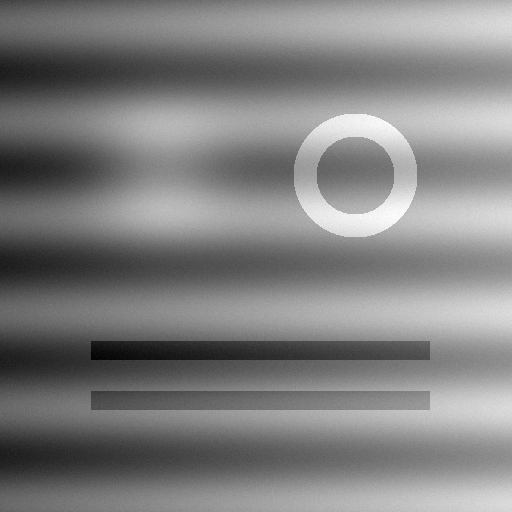
#> input picture figs/poisson_toy_reconstruction.png, 512 x 512 px
$ python toy_reconstruction.py
#> lines starting #> are read from the running program, lines starting #| are printed output that depends on the picture; long printed decimals are rounded
### utils.py
import numpy as np
import matplotlib
matplotlib.use("Agg")
import matplotlib.image as mpimg
import matplotlib.pyplot as plt
from dataclasses import dataclass
from typing import Optional, Tuple

def _read_grayscale_float64(img_path: str) -> np.ndarray:
    try:
        import cv2  # type: ignore

        img = cv2.imread(img_path, cv2.IMREAD_GRAYSCALE)
        if img is None:
            raise ValueError(f"Failed to read image: {img_path}")
        img_f = img.astype(np.float64)
        if img_f.max() > 1.0:
            img_f /= 255.0
        return np.clip(img_f, 0.0, 1.0)
    except Exception:
        img = mpimg.imread(img_path)
        if img.ndim == 3:
            img = img[..., 0]
        img_f = img.astype(np.float64)
        if img_f.max() > 1.0:
            img_f /= 255.0
        return np.clip(img_f, 0.0, 1.0)


# [395 lines left out: functions _read_color_float64, _read_mask_bool, naive_copy_paste, _crop_box_centered, _choose_zoom_centers, save_global_comparison and 7 more, not called in this run]


def _write_text(path: str, content: str, append: bool = True) -> None:
    mode = "a" if append else "w"
    with open(path, mode, encoding="utf-8") as f:
        f.write(content)


@dataclass
class BuildInfo:
    n_unknowns: int
    nnz: int
    build_time_s: float

### toy_reconstruction.py
import argparse
import math
import os
import time
from typing import Tuple

import numpy as np
import scipy.sparse as sp
from scipy.sparse.linalg import spsolve

import matplotlib

matplotlib.use("Agg")
import matplotlib.pyplot as plt

from utils import _read_grayscale_float64, _write_text


def _forward_gradients(s: np.ndarray) -> Tuple[np.ndarray, np.ndarray]:
    h, w = s.shape
    gx = s[:, 1:w] - s[:, 0 : w - 1]
    gy = s[1:h, :] - s[0 : h - 1, :]
    return gx, gy


def _divergence_backward(gx: np.ndarray, gy: np.ndarray) -> np.ndarray:
    h = gx.shape[0]
    w = gy.shape[1]
    div = np.zeros((h, w), dtype=np.float64)
    if h < 3 or w < 3:
        return div

    term_x = gx[1 : h - 1, 0 : w - 2] - gx[1 : h - 1, 1 : w - 1]
    term_y = gy[0 : h - 2, 1 : w - 1] - gy[1 : h - 1, 1 : w - 1]
    div[1 : h - 1, 1 : w - 1] = term_x + term_y
    return div


def toy_reconstruct(img_path: str, output_dir: str) -> dict:
    s = _read_grayscale_float64(img_path)
    h, w = s.shape
    n = h * w

    t_build0 = time.perf_counter()
    gx, gy = _forward_gradients(s)
    div_g = _divergence_backward(gx, gy)

    interior_count = max(h - 2, 0) * max(w - 2, 0)
    boundary_count = n - interior_count
    nnz = boundary_count + 5 * interior_count

    rows = np.empty(nnz, dtype=np.int32)
    cols = np.empty(nnz, dtype=np.int32)
    data = np.empty(nnz, dtype=np.float64)
    b = np.empty(n, dtype=np.float64)

    k = 0
    for y in range(h):
        base = y * w
        for x in range(w):
            i = base + x
            is_boundary = (y == 0) or (y == h - 1) or (x == 0) or (x == w - 1)
            if is_boundary:
                rows[k] = i
                cols[k] = i
                data[k] = 1.0
                k += 1
                b[i] = s[y, x]
                continue

            rows[k : k + 5] = i
            cols[k : k + 5] = np.array(
                [i, i - w, i + w, i - 1, i + 1], dtype=np.int32
            )
            data[k : k + 5] = np.array([4.0, -1.0, -1.0, -1.0, -1.0], dtype=np.float64)
            k += 5
            b[i] = div_g[y, x]

    if k != nnz:
        raise RuntimeError(f"nnz mismatch: filled={k}, expected={nnz}")

    a = sp.coo_matrix((data, (rows, cols)), shape=(n, n)).tocsr()
    build_time_s = float(time.perf_counter() - t_build0)

    t_solve0 = time.perf_counter()
    v = spsolve(a, b).astype(np.float64)
    solve_time_s = float(time.perf_counter() - t_solve0)
    v_img = v.reshape(h, w)

    diff = s - v_img
    mse = float(np.mean(diff * diff))
    if mse == 0.0:
        psnr = float("inf")
    else:
        psnr = float(10.0 * math.log10(1.0 / mse))
    max_abs_error = float(np.max(np.abs(diff)))

    os.makedirs(output_dir, exist_ok=True)

    fig, ax = plt.subplots(1, 1, figsize=(5, 5), dpi=150)
    ax.imshow(s, cmap="gray", vmin=0.0, vmax=1.0)
    ax.set_title("Original (Grayscale, 0–1)")
    ax.axis("off")
    fig.tight_layout()
    fig.savefig(os.path.join(output_dir, "original.png"), bbox_inches="tight")
    plt.close(fig)

    fig, ax = plt.subplots(1, 1, figsize=(5, 5), dpi=150)
    ax.imshow(np.clip(v_img, 0.0, 1.0), cmap="gray", vmin=0.0, vmax=1.0)
    ax.set_title("Reconstructed (Grayscale, 0–1)")
    ax.axis("off")
    fig.tight_layout()
    fig.savefig(os.path.join(output_dir, "reconstructed.png"), bbox_inches="tight")
    plt.close(fig)

    vmax_err = max(max_abs_error, 1e-12)
    fig, ax = plt.subplots(1, 1, figsize=(5.5, 5), dpi=150)
    im = ax.imshow(np.abs(diff), cmap="viridis", vmin=0.0, vmax=vmax_err)
    ax.set_title("Absolute Error (Normalized Intensity)")
    ax.axis("off")
    cbar = fig.colorbar(im, ax=ax, fraction=0.046, pad=0.04)
    cbar.set_label("Absolute error (0–1)")
    fig.tight_layout()
    fig.savefig(os.path.join(output_dir, "abs_error.png"), bbox_inches="tight")
    plt.close(fig)

    fig, axes = plt.subplots(1, 3, figsize=(15, 5), dpi=150)
    axes[0].imshow(s, cmap="gray", vmin=0.0, vmax=1.0)
    axes[0].set_title("Original (Grayscale, 0–1)")
    axes[0].axis("off")

    axes[1].imshow(np.clip(v_img, 0.0, 1.0), cmap="gray", vmin=0.0, vmax=1.0)
    axes[1].set_title("Reconstructed (Grayscale, 0–1)")
    axes[1].axis("off")

    im = axes[2].imshow(np.abs(diff), cmap="viridis", vmin=0.0, vmax=vmax_err)
    axes[2].set_title("Absolute Error (Normalized Intensity)")
    axes[2].axis("off")
    cbar = fig.colorbar(im, ax=axes[2], fraction=0.046, pad=0.04)
    cbar.set_label("Absolute error (0–1)")

    fig.tight_layout()
    fig.savefig(os.path.join(output_dir, "comparison.png"), bbox_inches="tight")
    plt.close(fig)

    summary = "Toy Reconstruction: N={n}, nnz(A)={nnz}, build_time_s={bt:.6f}, solve_time_s={st:.6f}".format(
        n=n, nnz=int(nnz), bt=build_time_s, st=solve_time_s
    )
    _write_text(os.path.join(output_dir, "runtime_summary.txt"), summary + "\n", append=True)

    return {
        "mse": mse,
        "psnr": psnr,
        "max_abs_error": max_abs_error,
        "height": h,
        "width": w,
        "n_unknowns": n,
        "nnz": int(nnz),
        "build_time_s": build_time_s,
        "solve_time_s": solve_time_s,
    }


def main() -> None:
    parser = argparse.ArgumentParser()
    parser.add_argument("--img_path", type=str, default="figs/poisson_toy_reconstruction.png")
    parser.add_argument("--output_dir", type=str, default="results/results_toy_reconstruction")
    args = parser.parse_args()

    metrics = toy_reconstruct(args.img_path, args.output_dir)
#> in _read_grayscale_float64, img is the input picture: shape (512, 512); min 0, max 255, mean 128.1
#> in _forward_gradients, `gx = s[:, 1:w] - s[:, 0 : w - 1]`:
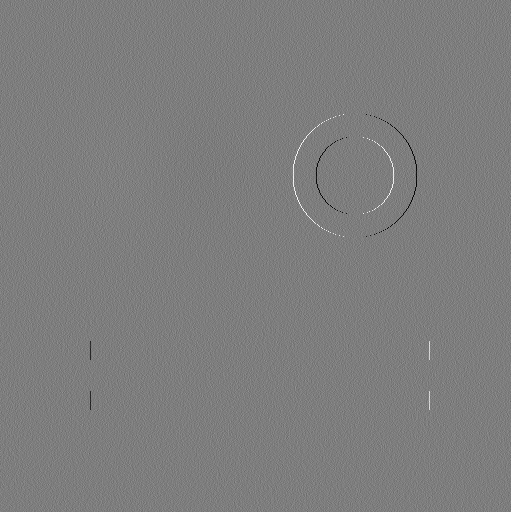
#> gx: shape (512, 511) float64; min -0.255, max 0.263, mean 0.000872; drawn with min black and max white
#> after the loop in toy_reconstruct, `for y in range(h):`: k = 1302544
#> in toy_reconstruct, `diff = s - v_img`:
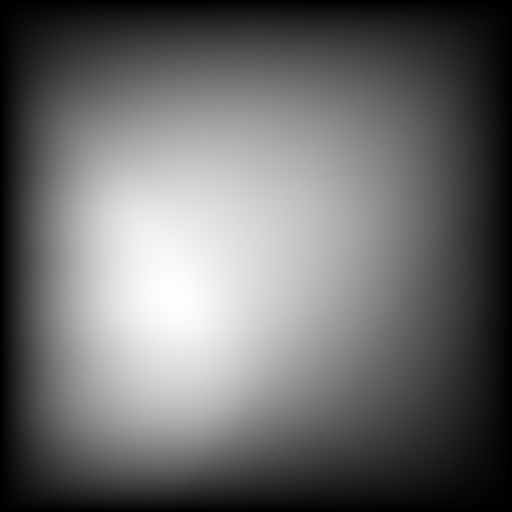
#> diff: shape (512, 512) float64; min 0, max 7.16e-13, mean 3.01e-13; drawn with min black and max white
#> in toy_reconstruct, `mse = float(np.mean(diff * diff))`: mse = 1.31e-25
#> in toy_reconstruct, `psnr = float(10.0 * math.log10(1.0 / mse))`: psnr = 248.8
#> in toy_reconstruct, `max_abs_error = float(np.max(np.abs(diff)))`: max_abs_error = 7.16e-13
#> in toy_reconstruct, `fig.savefig(os.path.join(output_dir, "reconstructed.png"), bbox_inches..`:
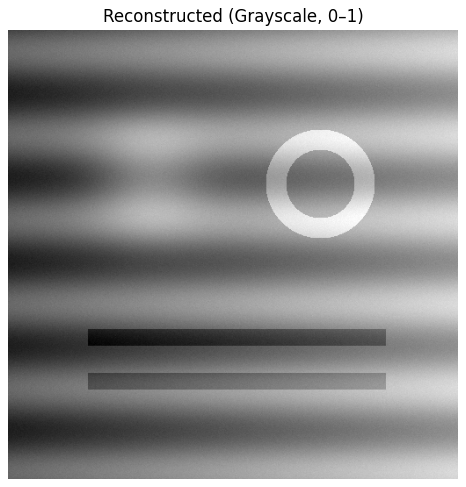
#> figure drawn by matplotlib, 1 panel
#> in toy_reconstruct, `vmax_err = max(max_abs_error, 1e-12)`: vmax_err = 1e-12
#> in toy_reconstruct, `fig.savefig(os.path.join(output_dir, "abs_error.png"), bbox_inches="ti..`:
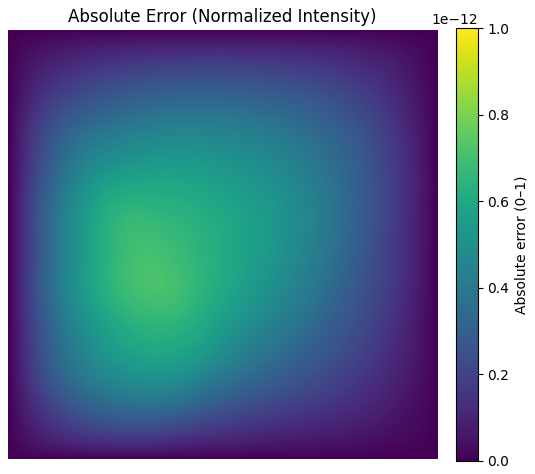
#> figure drawn by matplotlib, 2 panels
#> in toy_reconstruct, `fig.savefig(os.path.join(output_dir, "comparison.png"), bbox_inches="t..`:
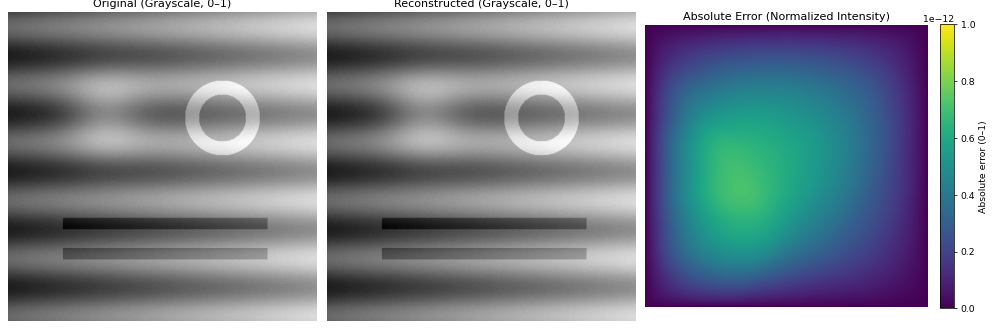
#> figure drawn by matplotlib, 4 panels
#> metrics = 9 items
    print(
        "MSE={mse:.16e}, PSNR={psnr}, MaxAbsError={mae:.16e}, H={h}, W={w}".format(
            mse=metrics["mse"],
            psnr=metrics["psnr"],
            mae=metrics["max_abs_error"],
            h=metrics["height"],
            w=metrics["width"],
        )
    )
#| MSE=1.3099762464239441e-25, PSNR=248.827, MaxAbsError=7.1592731742953220e-13, H=512, W=512
    print(
        "N={n}, nnz(A)={nnz}, build_time_s={bt:.6f}, solve_time_s={st:.6f}".format(
            n=metrics["n_unknowns"],
            nnz=metrics["nnz"],
            bt=metrics["build_time_s"],
            st=metrics["solve_time_s"],
        )
    )
#| N=262144, nnz(A)=1302544, build_time_s=1.184, solve_time_s=6.196


if __name__ == "__main__":
    main()
